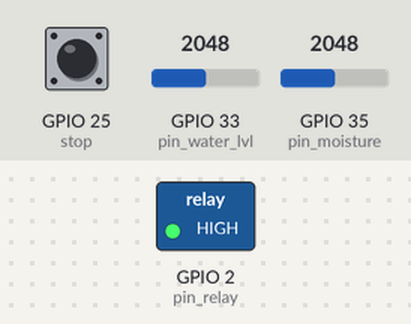
Recording of a program running on a simulated ESP32 board running MicroPython. Shown: switched loads named in the program (green lamp = pin HIGH). Inputs (shaded band) come from the test bench; at power-on: GPIO 25 (stop) LOW, GPIO 33 (pin_water_lvl) = 2048, GPIO 35 (pin_moisture) = 2048 (analog values on the 0–4095 scale). What the program prints to the serial console is not drawn. At 23.6 s the program stops and its outputs stay as they are.

Above: at 1.2 s.
1.3 s: GPIO 25 (stop) pulled HIGH for 1.15 s
At 2.8 s:
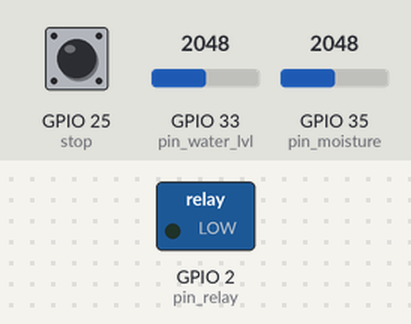
Timing chart, 0 to 25.1 s (numbered marks = the images above; inputs shaded):
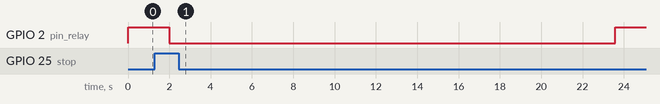

The program:

irrigation_demo.py
```python
"""
irrigation_demo.py
"""

from water_control import WaterControl
from machine import Pin
import time

# ──────────────────────────────────────────────
#  Supervision parameters (adjustable)
# ──────────────────────────────────────────────
TARGET_CONSUMPTION_ML = 500.0   # mL/day – target daily consumption
INTERVAL_H             = 0.15    # h – interval between distributions
DEVIATION_PCT          = 20.0    # % – allowed deviation (FT4.4)

# ──────────────────────────────────────────────
#  Initialization
# ──────────────────────────────────────────────
wc   = WaterControl(pin_moisture=35, pin_water_lvl=33, pin_relay=2)
stop = Pin(25, Pin.IN)   # emergency stop button

print("=" * 45)
print(" Water Supply Demonstration")
print("=" * 45)

# ──────────────────────────────────────────────
#  Sensor acquisition
# ──────────────────────────────────────────────
print("\nReading sensors (10 s)…")
for _ in range(10):
    if stop.value():
        break

    moisture        = wc.capacitive_get_moist()
    water_level_low = wc.get_water_alert()

    print("  Soil moisture : " + str(round(moisture, 1)) +
          "%  |  Low level alert : " + str(water_level_low))
    time.sleep(1.0)

# ──────────────────────────────────────────────
#  Pump control test
# ──────────────────────────────────────────────
print("\nPump test – 3 s ON then OFF")
wc.pump(True)
print("  Pump: ON")
time.sleep(3.0)
wc.pump(False)
print("  Pump: OFF")

# ──────────────────────────────────────────────
#  Ration calculation & execution
# ──────────────────────────────────────────────
print("\ndistribute_water | target=" + str(TARGET_CONSUMPTION_ML) +
      " mL/day  interval=" + str(INTERVAL_H) + " h")

pump_flag, pump_duration = wc.distribute_water(TARGET_CONSUMPTION_ML, INTERVAL_H)
volume_per_cycle         = TARGET_CONSUMPTION_ML / (24.0 / INTERVAL_H)

print("  Volume per ration : " + str(round(volume_per_cycle, 1)) + " mL")
print("  Pumping duration  : " + str(round(pump_duration, 2)) + " s")
print("  Pump flag         : " + str(pump_flag))

if pump_flag and not wc.get_water_alert():
    print("  → Starting pump…")
    wc.pump(True)
    time.sleep(pump_duration)
    wc.pump(False)
    print("  → Pump stopped.")
elif wc.get_water_alert():
    print("  ⚠  Empty tank – pumping canceled !")

# ──────────────────────────────────────────────
#  Moisture-optimized distribution
# ──────────────────────────────────────────────
moisture = wc.capacitive_get_moist()
print("\ndistribute_water_moist | target=" + str(TARGET_CONSUMPTION_ML) +
      " mL/day  interval=" + str(INTERVAL_H) + " h  moisture="
      + str(round(moisture, 1)) + "%  dev=" + str(DEVIATION_PCT) + "%")

pump_flag_opt, pump_duration_opt = wc.distribute_water_moist(
    TARGET_CONSUMPTION_ML, INTERVAL_H, moisture, DEVIATION_PCT)

adjusted_volume = pump_duration * 2500.0 / 3600.0   # mL recalculated

print("  Measured moisture : " + str(round(moisture, 1)) + "%")
print("  Adjusted volume   : " + str(round(adjusted_volume, 1)) + " mL")
print("  Pumping duration  : " + str(round(pump_duration, 2)) + " s")
print("  Pump flag         : " + str(pump_flag_opt))

if pump_flag_opt and not wc.get_water_alert():
    print("  → Starting pump (optimized)…")
    wc.pump(True)
    time.sleep(pump_duration_opt)
    wc.pump(False)
    print("  → Pump stopped.")
elif wc.get_water_alert():
    print("  ⚠  Empty tank – pumping canceled !")

print("\n[END] Demonstration finished.")
```

water_control.py
```python
"""
water_control.py
Irrigation control Class for a greenhouse system
Sensors: Capacitive moisture sensor, analogique water lvl sensor.
"""

from machine import Pin, ADC
import time

# ──────────────────────────────────────────────
#  Constants
# ──────────────────────────────────────────────
PUMP_FLOW      = 2500.0   # mL/h  – pump - measured value
DRY_BRUT_MOIST     = 2600     # dry sensor's ADC value - measured value
WET_BRUT_MOIST  = 1000     # saturated sensor's ADC value - measured value
MAX_WATER_BRUT     = 730      # 40mm water lvl's ADC value - measured value
WATER_THR_ALERT = 20.0     # % – low lvl alert threshold
TGT_MOIST        = 50.0     # % – target mositure


class WaterControl:
    """
    Class for automatic irrigation control.

    Constructor parameters
    --------------------------
    pin_moisture      : ADC pin of the humidity sensor (default 35)
    pin_water_lvl     : ADC pin of the water lvl sensor (default 33)
    pin_relay         : GPIO pin of the pump's relay (default 2, inverse logic)
    """

    def __init__(self, pin_moisture: int = 35,
                 pin_water_lvl: int = 33,
                 pin_relay: int = 2):

        # Moisture sensor
        self._adc_moisture = ADC(Pin(pin_moisture))
        self._adc_moisture.atten(ADC.ATTN_11DB)

        # Water lvl sensor
        self._adc_water_lvl = ADC(Pin(pin_water_lvl))
        self._adc_water_lvl.atten(ADC.ATTN_11DB)

        # Pump's relay – Inverse logic(0 = pump ON)
        self._relay = Pin(pin_relay, Pin.OUT)
        self._relay.value(1)   # Pump OFF by default

    # ──────────────────────────────────────────
    #  Soil moisture acquisition
    # ──────────────────────────────────────────
    def capacitive_get_moist(self) -> float:
        """
        Acquires the soil's relative moisture via the
        Capacitive Soil Moisture Sensor.

        Returns
        ------
        float : relative moisture in % [0.0 – 100.0]
        """
        brut = self._adc_moisture.read()
        moisture = (DRY_BRUT_MOIST - brut) / (DRY_BRUT_MOIST - WET_BRUT_MOIST) * 100.0
        # Saturation
        if moisture < 0.0:
            moisture = 0.0
        elif moisture > 100.0:
            moisture = 100.0
        return float(moisture)

    # ──────────────────────────────────────────
    #  Water level alert
    # ──────────────────────────────────────────
    def get_water_alert(self) -> bool:
        """
        Acquires the water reservoir's level.

        Returns
        ------
        bool : True if level is low (≤ WATER_THR_ALERT %), False otherwise
        """
        brut = self._adc_water_lvl.read()
        lvl_pct = brut / MAX_WATER_BRUT * 100.0
        return lvl_pct <= WATER_THR_ALERT

    # ──────────────────────────────────────────
    #  Pump control
    # ──────────────────────────────────────────
    def pump(self, status: bool) -> None:
        """
        Activates / deactivates the pump via the relay.

        Parameter
        ---------
        status : True = pump ON, False = pump OFF
        """
        self._relay.value(not status)   # inverse relay logic

    # ──────────────────────────────────────────
    #  Water distribution calculation
    # ──────────────────────────────────────────
    def distribute_water(self, tgt_cons: float,
                         interval_h: float) -> tuple:
        """
        Calculates the volume and pumping duration for each ration.

        The daily consumption is split into equal rations
        every `interval_h` hours.

        Parameters
        ----------
        tgt_cons   : target daily consumption in mL/day (float)
        interval_h : interval between distributions in h (float)

        Returns
        ------
        (bool, float) : activation flag, pumping duration in s
        """
        if interval_h <= 0 or tgt_cons <= 0:
            return False, 0.0

        times_per_day  = 24.0 / interval_h          # rations/day
        volume_per_cycle  = tgt_cons / times_per_day  # mL per ration
        pump_duration     = volume_per_cycle / PUMP_FLOW * 3600.0  # s

        pump_flag = pump_duration > 0.0

        print("  Feeding volume : " + str(round(volume_per_cycle, 1)) + " mL")
        print("  Pumping duration  : " + str(round(pump_duration, 2)) + " s")
        print("  Pump flag   : " + str(pump_flag))

        if pump_flag and not self.get_water_alert():
            print("  → Starting pump…")
            self.pump(True)
            time.sleep(pump_duration)
            self.pump(False)
            print("  → Pump stopped.")
        elif self.get_water_alert():
            print("  ⚠  Empty tank – pumping canceled !")
        return pump_flag, float(pump_duration)

    # ──────────────────────────────────────────
    #  Optimized distribution (hygrometry)
    # ──────────────────────────────────────────
    def distribute_water_moist(self, tgt_cons: float,
                              interval_h: float,
                              moisture: float,
                              deviation: float) -> tuple:
        """
        Water distribution optimized by the soil moisture reading.

        The base volume is modulated according to the gap between
        the measured moisture and the target (TGT_MOIST). The correction
        is bounded to ±deviation %.

        Parameters
        ----------
        tgt_cons     : target daily consumption in mL/day (float)
        interval_h  : interval between distributions in h (float)
        moisture      : soil relative moisture in % (float)
        deviation     : allowed deviation on tgt_cons in % (float)

        Returns
        ------
        (bool, float) : activation flag, pumping duration in s
        """
        if interval_h <= 0 or tgt_cons <= 0:
            return False, 0.0

        # Base volume per ration
        times_per_day  = 24.0 / interval_h
        volume_base = tgt_cons / times_per_day   # mL

        # ── Hygrometric correction factor ──────────────────────
        # Normalized gap between target and measurement  →  [-1 ; +1]
        #   moisture < TGT_MOIST  → dry soil  → +correction (more water)
        #   moisture > TGT_MOIST  → wet soil → -correction (less water)

        normalized_deviation = (TGT_MOIST - moisture) / TGT_MOIST
        # +1 : dry soil - maximum water need
        # -1 : 100% wet soil - no water need
        # Clamp to [-1 ; 1] to secure extreme cases
        normalized_deviation = max(-1.0, min(1.0, normalized_deviation))
        correction      = normalized_deviation * (deviation / 100.0)
        volume_tuned   = volume_base * (1.0 + correction)

        # Strict bound ±deviation %
        volume_max      = volume_base * (1.0 + deviation / 100.0)
        volume_min      = volume_base * (1.0 - deviation / 100.0)
        volume_tuned   = max(volume_min, min(volume_max, volume_tuned))

        pump_duration = volume_tuned / PUMP_FLOW * 3600.0  # s
        pump_flag = pump_duration > 0.0

        print("  mesured moisture  : " + str(round(moisture, 1)) + "%")
        print("  Tuned volume      : " + str(round(volume_tuned, 1)) + " mL")
        print("  Pumping duration  : " + str(round(pump_duration, 2)) + " s")
        print("  Pumo flag         : " + str(pump_flag))

        if pump_flag and not self.get_water_alert():
            print("  → Starting pump (optimized)…")
            self.pump(True)
            time.sleep(pump_duration)
            self.pump(False)
            print("  → Pump stopped.")
        elif self.get_water_alert():
            print("  ⚠  Empty tank – pumping canceled !")

        return pump_flag, float(pump_duration)
```

Measured:
- after the input at 1.3 s, GPIO 2 (pin_relay): HIGH → LOW after 0.70 s instead of 8.7 s
